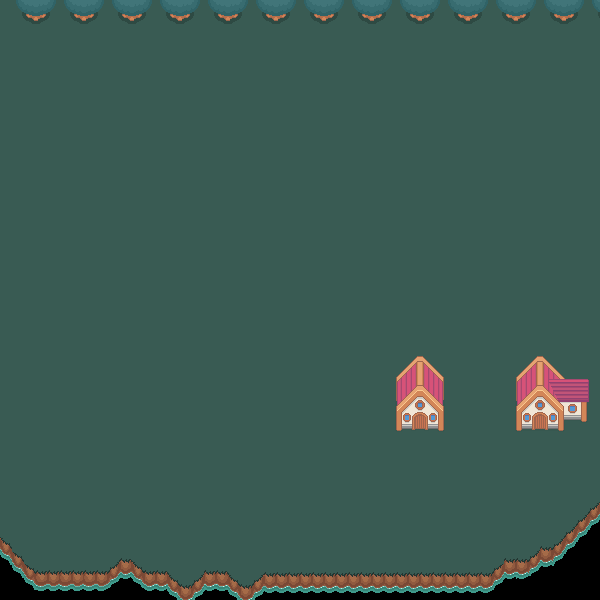

A 2D game scene composited from a Tiled map and its tileset images. What follows is a short description and the map's XML, with each tile layer's data collapsed to a summary:
An orthogonal 50x50 tile map with 12x12 px tiles, 4 tile layers (Island, Houses, Grass, Tree).

<map version="1.9" tiledversion="1.9.2" orientation="orthogonal" renderorder="right-down" width="50" height="50" tilewidth="12" tileheight="12" infinite="0" nextlayerid="5" nextobjectid="1">
 <tileset firstgid="1" source="WorldTileSet.tsx" />
 <layer id="1" name="Island" width="50" height="50">
  <data>[2500 cells, 2474 non-empty, 41 distinct tile ids]</data>
 </layer>
 <layer id="4" name="Houses" width="50" height="50">
  <data>[2500 cells, 112 non-empty, 112 distinct tile ids]</data>
 </layer>
 <layer id="2" name="Grass" width="50" height="50">
  <data>[2500 cells, 0 non-empty, 0 distinct tile ids]</data>
 </layer>
 <layer id="3" name="Tree" width="50" height="50">
  <data>[2500 cells, 147 non-empty, 12 distinct tile ids]</data>
 </layer>
</map>